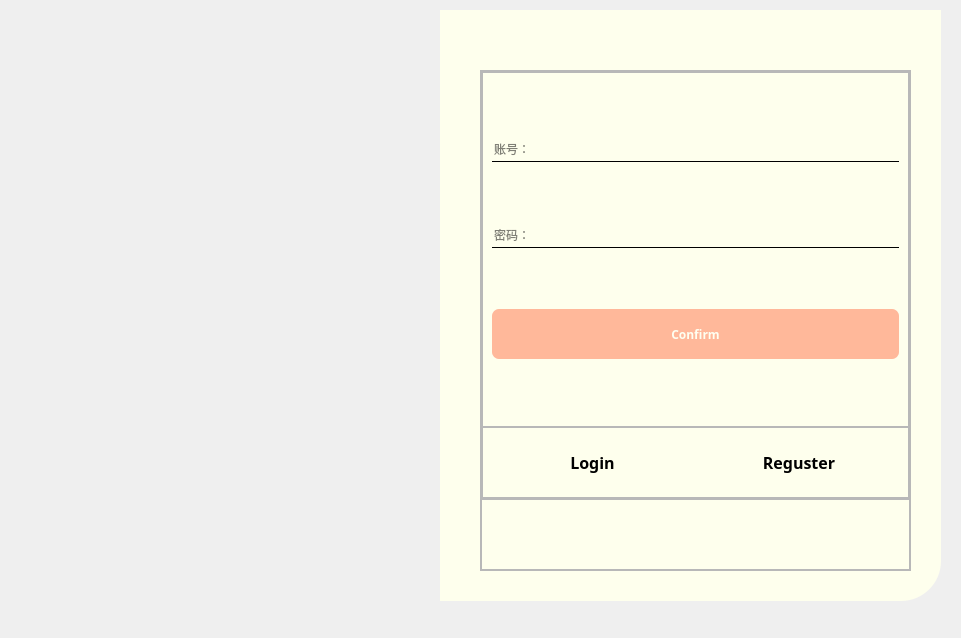
<?xml version="1.0" encoding="UTF-8"?>
<ui version="4.0">
 <class>LoginWindow</class>
 <widget class="QMainWindow" name="LoginWindow">
  <property name="geometry">
   <rect>
    <x>0</x>
    <y>0</y>
    <width>961</width>
    <height>638</height>
   </rect>
  </property>
  <property name="windowTitle">
   <string>MainWindow</string>
  </property>
  <widget class="QWidget" name="centralwidget">
   <widget class="QLabel" name="img">
    <property name="geometry">
     <rect>
      <x>30</x>
      <y>10</y>
      <width>421</width>
      <height>591</height>
     </rect>
    </property>
    <property name="minimumSize">
     <size>
      <width>350</width>
      <height>500</height>
     </size>
    </property>
    <property name="styleSheet">
     <string notr="true">border-image: url(:/image/login.jpg);
border-top-left-radius:40px;</string>
    </property>
    <property name="text">
     <string/>
    </property>
   </widget>
   <widget class="QFrame" name="login_all">
    <property name="geometry">
     <rect>
      <x>440</x>
      <y>10</y>
      <width>501</width>
      <height>591</height>
     </rect>
    </property>
    <property name="minimumSize">
     <size>
      <width>350</width>
      <height>500</height>
     </size>
    </property>
    <property name="styleSheet">
     <string notr="true">#login_all{
	background-color: rgb(254, 255, 237);
border-bottom-right-radius:40px;
}</string>
    </property>
    <property name="frameShape">
     <enum>QFrame::StyledPanel</enum>
    </property>
    <property name="frameShadow">
     <enum>QFrame::Raised</enum>
    </property>
    <widget class="QPushButton" name="pushButton">
     <property name="geometry">
      <rect>
       <x>450</x>
       <y>10</y>
       <width>41</width>
       <height>31</height>
      </rect>
     </property>
     <property name="styleSheet">
      <string notr="true">QPushButton{
 border:none;
}
QPushButton:hover{
padding-bottom:5px
}
</string>
     </property>
     <property name="text">
      <string/>
     </property>
     <property name="icon">
      <iconset resource="PKUHELPER/icons/resource.qrc">
       <normaloff>:/icon/关闭.png</normaloff>:/icon/关闭.png</iconset>
     </property>
     <property name="iconSize">
      <size>
       <width>30</width>
       <height>30</height>
      </size>
     </property>
    </widget>
    <widget class="QFrame" name="login">
     <property name="geometry">
      <rect>
       <x>40</x>
       <y>60</y>
       <width>431</width>
       <height>501</height>
      </rect>
     </property>
     <property name="minimumSize">
      <size>
       <width>271</width>
       <height>330</height>
      </size>
     </property>
     <property name="frameShape">
      <enum>QFrame::StyledPanel</enum>
     </property>
     <property name="frameShadow">
      <enum>QFrame::Raised</enum>
     </property>
     <layout class="QVBoxLayout" name="verticalLayout">
      <property name="spacing">
       <number>0</number>
      </property>
      <property name="leftMargin">
       <number>0</number>
      </property>
      <property name="topMargin">
       <number>0</number>
      </property>
      <property name="rightMargin">
       <number>0</number>
      </property>
      <property name="bottomMargin">
       <number>0</number>
      </property>
      <item>
       <widget class="QFrame" name="frame">
        <property name="sizePolicy">
         <sizepolicy hsizetype="Preferred" vsizetype="Expanding">
          <horstretch>0</horstretch>
          <verstretch>6</verstretch>
         </sizepolicy>
        </property>
        <property name="frameShape">
         <enum>QFrame::StyledPanel</enum>
        </property>
        <property name="frameShadow">
         <enum>QFrame::Raised</enum>
        </property>
        <layout class="QVBoxLayout" name="verticalLayout_2">
         <property name="spacing">
          <number>0</number>
         </property>
         <property name="leftMargin">
          <number>0</number>
         </property>
         <property name="topMargin">
          <number>0</number>
         </property>
         <property name="rightMargin">
          <number>0</number>
         </property>
         <property name="bottomMargin">
          <number>0</number>
         </property>
         <item>
          <widget class="QFrame" name="frame_3">
           <property name="sizePolicy">
            <sizepolicy hsizetype="Preferred" vsizetype="Expanding">
             <horstretch>0</horstretch>
             <verstretch>5</verstretch>
            </sizepolicy>
           </property>
           <property name="frameShape">
            <enum>QFrame::StyledPanel</enum>
           </property>
           <property name="frameShadow">
            <enum>QFrame::Raised</enum>
           </property>
           <layout class="QHBoxLayout" name="horizontalLayout_3">
            <property name="spacing">
             <number>0</number>
            </property>
            <property name="leftMargin">
             <number>0</number>
            </property>
            <property name="topMargin">
             <number>0</number>
            </property>
            <property name="rightMargin">
             <number>0</number>
            </property>
            <property name="bottomMargin">
             <number>0</number>
            </property>
            <item>
             <widget class="QStackedWidget" name="stackedWidget_2">
              <property name="sizePolicy">
               <sizepolicy hsizetype="Preferred" vsizetype="Expanding">
                <horstretch>0</horstretch>
                <verstretch>0</verstretch>
               </sizepolicy>
              </property>
              <property name="minimumSize">
               <size>
                <width>315</width>
                <height>267</height>
               </size>
              </property>
              <property name="styleSheet">
               <string notr="true">QLineEdit{
	background-color: rgba(255, 255, 255,0);
	border:none;
	border-bottom:1px solid black;
}
QPushButton{
	background-color: rgb(255, 184, 154);
	color:rgb(254, 255, 241);
	border-radius:7px;
}
QPushButton:pressed{
	padding-top:5px;
}
</string>
              </property>
              <property name="lineWidth">
               <number>0</number>
              </property>
              <property name="currentIndex">
               <number>0</number>
              </property>
              <widget class="QWidget" name="page_login">
               <layout class="QVBoxLayout" name="verticalLayout_3">
                <item>
                 <widget class="QLineEdit" name="lineEdit_L_account">
                  <property name="sizePolicy">
                   <sizepolicy hsizetype="Expanding" vsizetype="Fixed">
                    <horstretch>0</horstretch>
                    <verstretch>5</verstretch>
                   </sizepolicy>
                  </property>
                  <property name="minimumSize">
                   <size>
                    <width>0</width>
                    <height>25</height>
                   </size>
                  </property>
                  <property name="font">
                   <font>
                    <family>微软雅黑</family>
                   </font>
                  </property>
                  <property name="text">
                   <string/>
                  </property>
                  <property name="placeholderText">
                   <string>账号：</string>
                  </property>
                 </widget>
                </item>
                <item>
                 <widget class="QLineEdit" name="lineEdit_L_password">
                  <property name="sizePolicy">
                   <sizepolicy hsizetype="Expanding" vsizetype="Fixed">
                    <horstretch>0</horstretch>
                    <verstretch>5</verstretch>
                   </sizepolicy>
                  </property>
                  <property name="minimumSize">
                   <size>
                    <width>0</width>
                    <height>25</height>
                   </size>
                  </property>
                  <property name="font">
                   <font>
                    <family>微软雅黑</family>
                   </font>
                  </property>
                  <property name="text">
                   <string/>
                  </property>
                  <property name="frame">
                   <bool>true</bool>
                  </property>
                  <property name="echoMode">
                   <enum>QLineEdit::Password</enum>
                  </property>
                  <property name="placeholderText">
                   <string>密码：</string>
                  </property>
                 </widget>
                </item>
                <item>
                 <widget class="QPushButton" name="pushButton_L_confirm">
                  <property name="sizePolicy">
                   <sizepolicy hsizetype="Minimum" vsizetype="Fixed">
                    <horstretch>0</horstretch>
                    <verstretch>10</verstretch>
                   </sizepolicy>
                  </property>
                  <property name="minimumSize">
                   <size>
                    <width>150</width>
                    <height>50</height>
                   </size>
                  </property>
                  <property name="font">
                   <font>
                    <family>微软雅黑</family>
                    <weight>75</weight>
                    <bold>true</bold>
                   </font>
                  </property>
                  <property name="text">
                   <string>Confirm</string>
                  </property>
                 </widget>
                </item>
               </layout>
              </widget>
              <widget class="QWidget" name="page_register">
               <layout class="QVBoxLayout" name="verticalLayout_4">
                <item>
                 <widget class="QLineEdit" name="lineEdit_R_account">
                  <property name="sizePolicy">
                   <sizepolicy hsizetype="Expanding" vsizetype="Fixed">
                    <horstretch>0</horstretch>
                    <verstretch>0</verstretch>
                   </sizepolicy>
                  </property>
                  <property name="minimumSize">
                   <size>
                    <width>0</width>
                    <height>35</height>
                   </size>
                  </property>
                  <property name="font">
                   <font>
                    <family>微软雅黑</family>
                   </font>
                  </property>
                  <property name="text">
                   <string/>
                  </property>
                  <property name="placeholderText">
                   <string>账号：</string>
                  </property>
                 </widget>
                </item>
                <item>
                 <widget class="QLineEdit" name="lineEdit_R_password">
                  <property name="sizePolicy">
                   <sizepolicy hsizetype="Expanding" vsizetype="Fixed">
                    <horstretch>0</horstretch>
                    <verstretch>0</verstretch>
                   </sizepolicy>
                  </property>
                  <property name="minimumSize">
                   <size>
                    <width>0</width>
                    <height>35</height>
                   </size>
                  </property>
                  <property name="font">
                   <font>
                    <family>微软雅黑</family>
                   </font>
                  </property>
                  <property name="text">
                   <string/>
                  </property>
                  <property name="echoMode">
                   <enum>QLineEdit::Password</enum>
                  </property>
                  <property name="placeholderText">
                   <string>密码：</string>
                  </property>
                 </widget>
                </item>
                <item>
                 <widget class="QLineEdit" name="lineEdit_R_passagian">
                  <property name="sizePolicy">
                   <sizepolicy hsizetype="Expanding" vsizetype="Fixed">
                    <horstretch>0</horstretch>
                    <verstretch>0</verstretch>
                   </sizepolicy>
                  </property>
                  <property name="minimumSize">
                   <size>
                    <width>0</width>
                    <height>35</height>
                   </size>
                  </property>
                  <property name="font">
                   <font>
                    <family>微软雅黑</family>
                   </font>
                  </property>
                  <property name="text">
                   <string/>
                  </property>
                  <property name="echoMode">
                   <enum>QLineEdit::Password</enum>
                  </property>
                  <property name="placeholderText">
                   <string>再次输入密码：</string>
                  </property>
                 </widget>
                </item>
                <item>
                 <widget class="QPushButton" name="pushButton_R_confirm">
                  <property name="sizePolicy">
                   <sizepolicy hsizetype="Minimum" vsizetype="Expanding">
                    <horstretch>0</horstretch>
                    <verstretch>0</verstretch>
                   </sizepolicy>
                  </property>
                  <property name="minimumSize">
                   <size>
                    <width>0</width>
                    <height>1</height>
                   </size>
                  </property>
                  <property name="maximumSize">
                   <size>
                    <width>16777215</width>
                    <height>45</height>
                   </size>
                  </property>
                  <property name="font">
                   <font>
                    <family>微软雅黑</family>
                    <weight>75</weight>
                    <bold>true</bold>
                   </font>
                  </property>
                  <property name="text">
                   <string>Confirm</string>
                  </property>
                 </widget>
                </item>
               </layout>
              </widget>
             </widget>
            </item>
           </layout>
          </widget>
         </item>
         <item>
          <widget class="QFrame" name="frame_4">
           <property name="sizePolicy">
            <sizepolicy hsizetype="Preferred" vsizetype="Expanding">
             <horstretch>0</horstretch>
             <verstretch>1</verstretch>
            </sizepolicy>
           </property>
           <property name="minimumSize">
            <size>
             <width>317</width>
             <height>54</height>
            </size>
           </property>
           <property name="styleSheet">
            <string notr="true">QPushButton{
border:none;
}
QpushBotton:pressed{
padding-top:5px;
padding-left:5px;
}
</string>
           </property>
           <property name="frameShape">
            <enum>QFrame::StyledPanel</enum>
           </property>
           <property name="frameShadow">
            <enum>QFrame::Raised</enum>
           </property>
           <layout class="QHBoxLayout" name="horizontalLayout_2">
            <item>
             <widget class="QPushButton" name="pushButton_Login">
              <property name="minimumSize">
               <size>
                <width>191</width>
                <height>45</height>
               </size>
              </property>
              <property name="font">
               <font>
                <family>微软雅黑</family>
                <pointsize>12</pointsize>
                <weight>75</weight>
                <bold>true</bold>
               </font>
              </property>
              <property name="styleSheet">
               <string notr="true">QPushButton{
 border:none;
}
QPushButton:hover{
padding-top:5px
}
</string>
              </property>
              <property name="text">
               <string>Login</string>
              </property>
              <property name="icon">
               <iconset>
                <activeon>:/icon/登录配置.png</activeon>
               </iconset>
              </property>
              <property name="iconSize">
               <size>
                <width>30</width>
                <height>30</height>
               </size>
              </property>
             </widget>
            </item>
            <item>
             <widget class="QPushButton" name="pushButton_Register">
              <property name="minimumSize">
               <size>
                <width>191</width>
                <height>45</height>
               </size>
              </property>
              <property name="font">
               <font>
                <family>微软雅黑</family>
                <pointsize>12</pointsize>
                <weight>75</weight>
                <bold>true</bold>
               </font>
              </property>
              <property name="styleSheet">
               <string notr="true">QPushButton{
 border:none;
}
QPushButton:hover{
padding-top:5px
}</string>
              </property>
              <property name="text">
               <string>Reguster</string>
              </property>
              <property name="icon">
               <iconset>
                <activeon>:/icon/注册.png</activeon>
               </iconset>
              </property>
              <property name="iconSize">
               <size>
                <width>30</width>
                <height>30</height>
               </size>
              </property>
             </widget>
            </item>
           </layout>
          </widget>
         </item>
        </layout>
       </widget>
      </item>
      <item>
       <widget class="QFrame" name="frame_2">
        <property name="sizePolicy">
         <sizepolicy hsizetype="Preferred" vsizetype="Expanding">
          <horstretch>0</horstretch>
          <verstretch>1</verstretch>
         </sizepolicy>
        </property>
        <property name="frameShape">
         <enum>QFrame::StyledPanel</enum>
        </property>
        <property name="frameShadow">
         <enum>QFrame::Raised</enum>
        </property>
        <layout class="QHBoxLayout" name="horizontalLayout">
         <property name="spacing">
          <number>0</number>
         </property>
         <property name="leftMargin">
          <number>0</number>
         </property>
         <property name="topMargin">
          <number>0</number>
         </property>
         <property name="rightMargin">
          <number>0</number>
         </property>
         <property name="bottomMargin">
          <number>0</number>
         </property>
         <item>
          <widget class="QStackedWidget" name="stackedWidget">
           <widget class="QWidget" name="page_LW"/>
           <widget class="QWidget" name="page_RW"/>
          </widget>
         </item>
        </layout>
       </widget>
      </item>
     </layout>
    </widget>
   </widget>
   <zorder>login_all</zorder>
   <zorder>img</zorder>
  </widget>
 </widget>
 <resources>
  <include location="PKUHELPER/icons/resource.qrc"/>
  <include location="PKUHELPER/icons/resource.qrc"/>
 </resources>
 <connections>
  <connection>
   <sender>pushButton</sender>
   <signal>clicked()</signal>
   <receiver>LoginWindow</receiver>
   <slot>close()</slot>
   <hints>
    <hint type="sourcelabel">
     <x>592</x>
     <y>60</y>
    </hint>
    <hint type="destinationlabel">
     <x>662</x>
     <y>27</y>
    </hint>
   </hints>
  </connection>
 </connections>
</ui>
